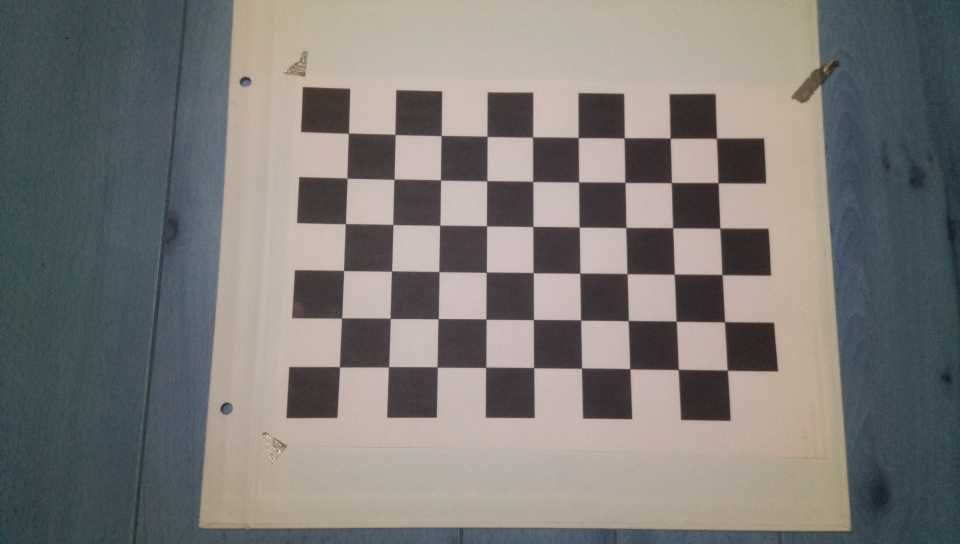
#> input picture calibration/calib_images/calib0.jpg, 1920 x 1088 px (shown at 1/2 size); its folder holds 4 pictures in this run
$ python camera_calibration.py
#> lines starting #> are read from the running program, lines starting #| are printed output that depends on the picture
import numpy as np
import cv2
import glob


WAIT_TIME = 10
# termination criteria
criteria = (cv2.TERM_CRITERIA_EPS + cv2.TERM_CRITERIA_MAX_ITER, 30, 0.001)

# prepare object points, like (0,0,0), (1,0,0), (2,0,0) ....,(6,5,0)
objp = np.zeros((6*7,3), np.float32)
objp[:,:2] = np.mgrid[0:7,0:6].T.reshape(-1,2)

# Arrays to store object points and image points from all the images.
objpoints = [] # 3d point in real world space
imgpoints = [] # 2d points in image plane.

images = glob.glob('calib_images/*.jpg')
i = 1
for fname in images:
    print("Analyzing image " + fname + " (" + str(i) + "/" + str(len(images)) + ")")
    img = cv2.imread(fname)
#> img is the input picture: shape (1088, 1920, 3); mean B, G, R 118.7, 121.4, 124.1
    gray = cv2.cvtColor(img,cv2.COLOR_BGR2GRAY)
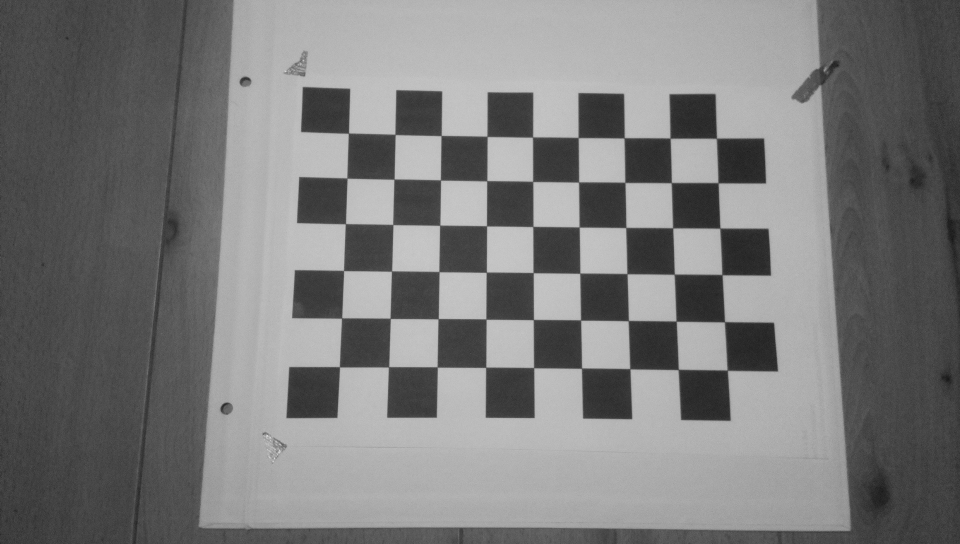
#> gray: shape (1088, 1920) (shown at 1/2 size); min 13, max 244, mean 121.9

    ret, corners = cv2.findChessboardCorners(gray, (7,6),None)
#> ret = False; corners = None
    if ret == True:
        objpoints.append(objp)
        corners2 = cv2.cornerSubPix(gray,corners,(11,11),(-1,-1),criteria)
        imgpoints.append(corners2)
    i+=1
#> pass 2 of the loop `for fname in images:`:
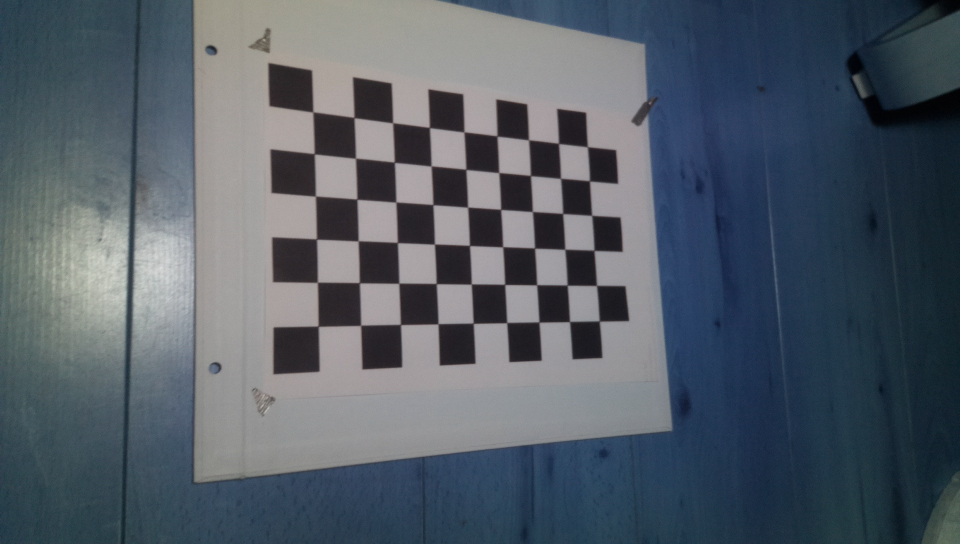
#> input picture calibration/calib_images/calib1.jpg, 1920 x 1088 px (shown at 1/2 size)
#> img is the input picture: shape (1088, 1920, 3); mean B, G, R 102.7, 92.8, 83.4
#> `gray = cv2.cvtColor(img,cv2.COLOR_BGR2GRAY)`:
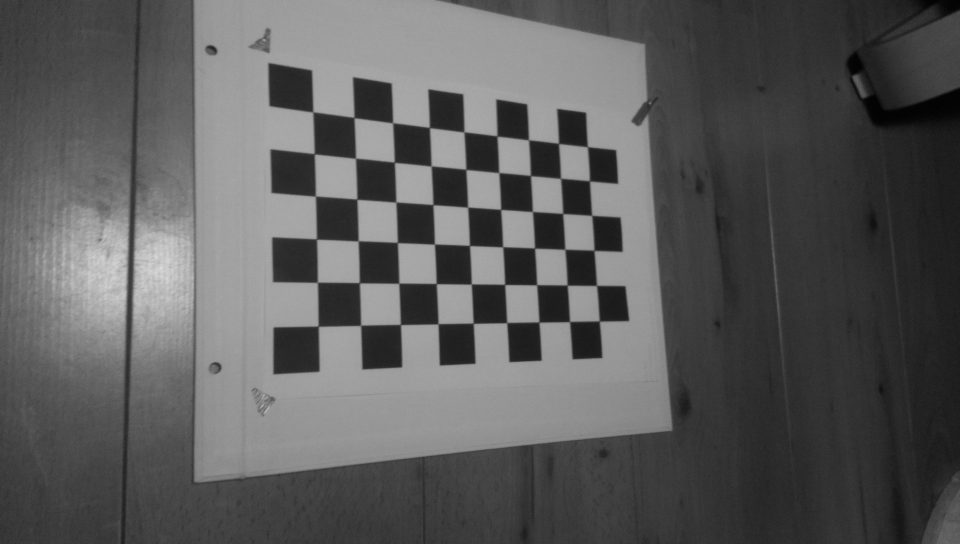
#> gray: shape (1088, 1920) (shown at 1/2 size); min 0, max 224, mean 91.1
#> ret = True; corners = 42 rows, first 8: [786, 246], [860, 255.5], [928.5, 264.5], [994.5, 272], [1058, 280.5], [1118.7, 285.4], [1173.2, 292.5], [787.5, 325.6]
#> corners2 = 42 rows, first 8: [785.7, 246.1], [859.2, 255.5], [928.4, 264.4], [994.4, 272.4], [1057.5, 280.2], [1117.4, 287.3], [1175.2, 294], [789.1, 325]
#> pass 3 of the loop `for fname in images:`:
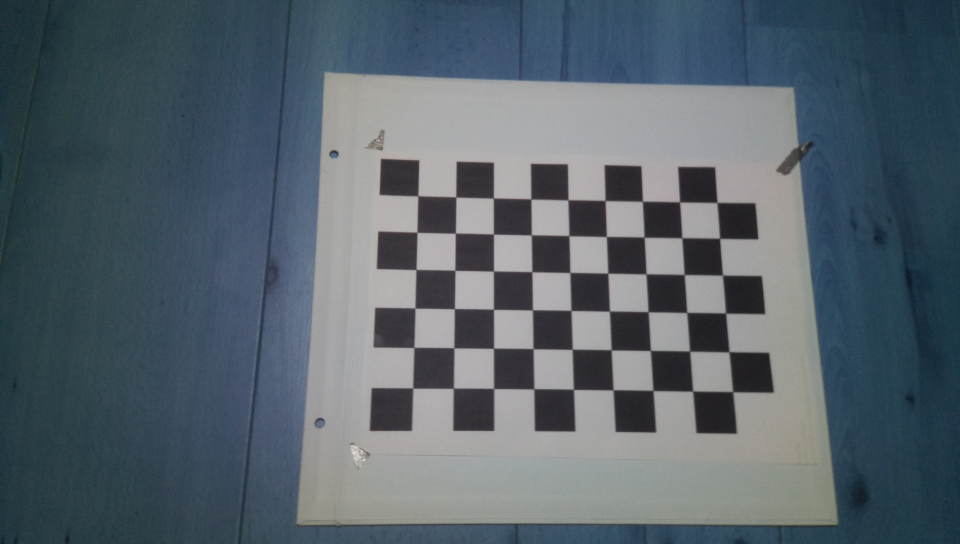
#> input picture calibration/calib_images/calib10.jpg, 1920 x 1088 px (shown at 1/2 size)
#> img is the input picture: shape (1088, 1920, 3); mean B, G, R 107, 98.3, 86.5
#> `gray = cv2.cvtColor(img,cv2.COLOR_BGR2GRAY)`:
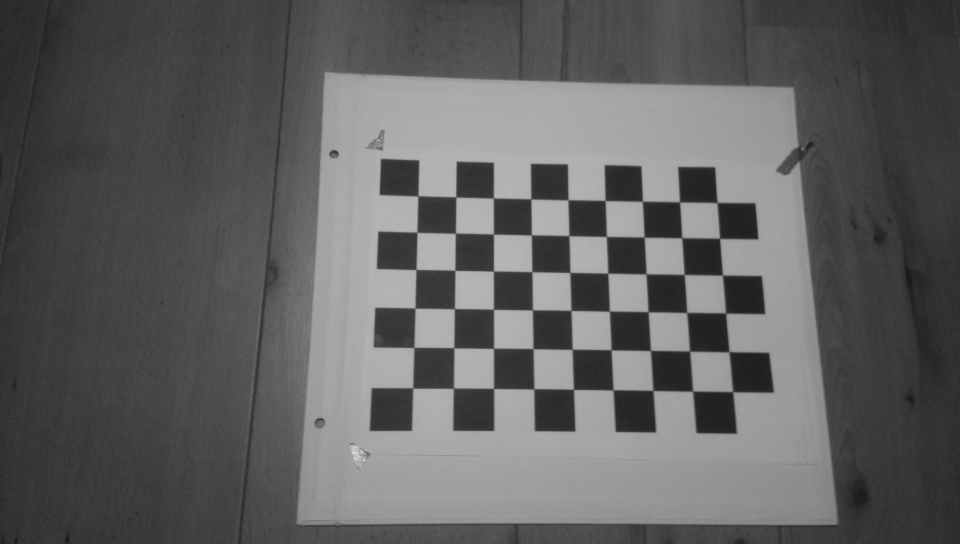
#> gray: shape (1088, 1920) (shown at 1/2 size); min 14, max 235, mean 95.8
#> corners = 42 rows, first 8: [986.5, 397], [1062.4, 398.5], [1136.5, 400.5], [1209.3, 403.4], [1286.9, 404.9], [1358.3, 405.4], [1433.3, 404.5], [987.5, 468.5]
#> corners2 = 42 rows, first 8: [987.2, 396.6], [1062.2, 398.4], [1136.4, 400.2], [1210.5, 401.6], [1285.3, 403], [1359.6, 404.4], [1434.4, 405.5], [987.3, 468.6]
#> (the run stopped early here; a loop or call above may not have finished)
